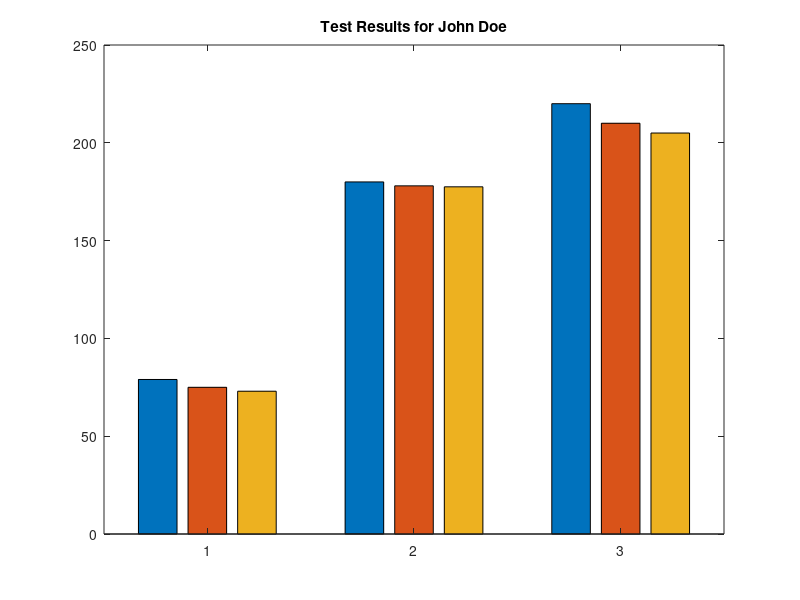

The MATLAB script that drew this image: (Note: this script raises an error after producing the figure.)
%% Create a Structure Array
% This example shows how to create a structure array. A structure is a data
% type that groups related data using data containers called fields. Each
% field can contain data of any type or size.
% 
% Copyright 1984-2011 The MathWorks, Inc.
%%
% Store a patient record in a scalar structure with fields |name|,
% |billing|, and |test|.
% 
% <<strucdem_img01.png>>
%

patient.name = 'John Doe';
patient.billing = 127.00;
patient.test = [79, 75, 73; 180, 178, 177.5; 220, 210, 205];
patient

%%
% Add records for other patients to the array by including subscripts after
% the array name.
% 
% <<strucdem_img02.png>>
%

patient(2).name = 'Ann Lane';
patient(2).billing = 28.50;
patient(2).test = [68, 70, 68; 118, 118, 119; 172, 170, 169];
patient

%%
% Each patient record in the array is a structure of class |struct|. An
% array of structures is often referred to as a struct array. Like other
% MATLAB arrays, a struct array can have any dimensions.
%
% A struct array has the following properties:
%
% * All structs in the array have the same number of fields.
% * All structs have the same field names.
% * Fields of the same name in different structs can contain different
% types or sizes of data.
%
% Any unspecified fields for new structs in the array contain empty
% arrays.

patient(3).name = 'New Name';
patient(3)

%%
% Access data in the structure array to find how much the first patient
% owes, and to create a bar graph of his test results.

amount_due = patient(1).billing
bar(patient(1).test)
title(['Test Results for ', patient(1).name])

displayEndOfDemoMessage(mfilename)
